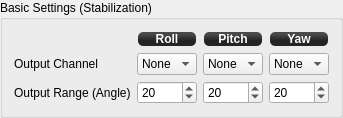
            <widget class="QGroupBox" name="groupBox_5">
             <property name="sizePolicy">
              <sizepolicy hsizetype="Preferred" vsizetype="Preferred">
               <horstretch>0</horstretch>
               <verstretch>0</verstretch>
              </sizepolicy>
             </property>
             <property name="minimumSize">
              <size>
               <width>0</width>
               <height>110</height>
              </size>
             </property>
             <property name="maximumSize">
              <size>
               <width>16777215</width>
               <height>16777215</height>
              </size>
             </property>
             <property name="title">
              <string>Basic Settings (Stabilization)</string>
             </property>
             <layout class="QGridLayout" name="gridLayout_9">
              <item row="2" column="3">
               <widget class="QSpinBox" name="yawOutputRange">
                <property name="focusPolicy">
                 <enum>Qt::StrongFocus</enum>
                </property>
                <property name="toolTip">
                 <string>Camera yaw angle for 100% output value, deg.

This value should be tuned for particular gimbal and servo. You also
have to define channel output range using Output configuration tab.</string>
                </property>
                <property name="maximum">
                 <number>180</number>
                </property>
                <property name="value">
                 <number>20</number>
                </property>
                <property name="objrelation" stdset="0">
                 <stringlist>
                  <string>objname:CameraStabSettings</string>
                  <string>fieldname:OutputRange</string>
                  <string>element:Yaw</string>
                  <string>haslimits:no</string>
                  <string>scale:1</string>
                  <string>buttongroup:1</string>
                 </stringlist>
                </property>
               </widget>
              </item>
              <item row="2" column="2">
               <widget class="QSpinBox" name="pitchOutputRange">
                <property name="focusPolicy">
                 <enum>Qt::StrongFocus</enum>
                </property>
                <property name="toolTip">
                 <string>Camera pitch angle for 100% output value, deg.

This value should be tuned for particular gimbal and servo. You also
have to define channel output range using Output configuration tab.</string>
                </property>
                <property name="maximum">
                 <number>180</number>
                </property>
                <property name="value">
                 <number>20</number>
                </property>
                <property name="objrelation" stdset="0">
                 <stringlist>
                  <string>objname:CameraStabSettings</string>
                  <string>fieldname:OutputRange</string>
                  <string>element:Pitch</string>
                  <string>haslimits:no</string>
                  <string>scale:1</string>
                  <string>buttongroup:1</string>
                 </stringlist>
                </property>
               </widget>
              </item>
              <item row="2" column="1">
               <widget class="QSpinBox" name="rollOutputRange">
                <property name="focusPolicy">
                 <enum>Qt::StrongFocus</enum>
                </property>
                <property name="toolTip">
                 <string>Camera roll angle for 100% output value, deg.

This value should be tuned for particular gimbal and servo. You also
have to define channel output range using Output configuration tab.</string>
                </property>
                <property name="maximum">
                 <number>180</number>
                </property>
                <property name="value">
                 <number>20</number>
                </property>
                <property name="objrelation" stdset="0">
                 <stringlist>
                  <string>objname:CameraStabSettings</string>
                  <string>fieldname:OutputRange</string>
                  <string>element:Roll</string>
                  <string>haslimits:no</string>
                  <string>scale:1</string>
                  <string>buttongroup:1</string>
                 </stringlist>
                </property>
               </widget>
              </item>
              <item row="1" column="3">
               <widget class="QComboBox" name="yawChannel">
                <property name="focusPolicy">
                 <enum>Qt::StrongFocus</enum>
                </property>
                <property name="toolTip">
                 <string>Yaw output channel for camera gimbal</string>
                </property>
                <item>
                 <property name="text">
                  <string>None</string>
                 </property>
                </item>
               </widget>
              </item>
              <item row="1" column="2">
               <widget class="QComboBox" name="pitchChannel">
                <property name="focusPolicy">
                 <enum>Qt::StrongFocus</enum>
                </property>
                <property name="toolTip">
                 <string>Pitch output channel for camera gimbal</string>
                </property>
                <item>
                 <property name="text">
                  <string>None</string>
                 </property>
                </item>
               </widget>
              </item>
              <item row="1" column="1">
               <widget class="QComboBox" name="rollChannel">
                <property name="focusPolicy">
                 <enum>Qt::StrongFocus</enum>
                </property>
                <property name="toolTip">
                 <string>Roll output channel for camera gimbal</string>
                </property>
                <item>
                 <property name="text">
                  <string>None</string>
                 </property>
                </item>
               </widget>
              </item>
              <item row="1" column="0">
               <widget class="QLabel" name="label_42">
                <property name="text">
                 <string>Output Channel</string>
                </property>
               </widget>
              </item>
              <item row="2" column="0">
               <widget class="QLabel" name="label_43">
                <property name="text">
                 <string>Output Range (Angle)</string>
                </property>
               </widget>
              </item>
              <item row="0" column="3">
               <widget class="QLabel" name="label_44">
                <property name="minimumSize">
                 <size>
                  <width>0</width>
                  <height>16</height>
                 </size>
                </property>
                <property name="maximumSize">
                 <size>
                  <width>16777215</width>
                  <height>16</height>
                 </size>
                </property>
                <property name="styleSheet">
                 <string notr="true">background-color: qlineargradient(spread:reflect, x1:0.507, y1:0, x2:0.507, y2:0.772, stop:0.208955 rgba(74, 74, 74, 255), stop:0.78607 rgba(36, 36, 36, 255));
color: rgb(255, 255, 255);
border-radius: 5;
font: bold 12px;
margin:1px;</string>
                </property>
                <property name="text">
                 <string>Yaw</string>
                </property>
                <property name="alignment">
                 <set>Qt::AlignCenter</set>
                </property>
               </widget>
              </item>
              <item row="0" column="2">
               <widget class="QLabel" name="label_45">
                <property name="minimumSize">
                 <size>
                  <width>0</width>
                  <height>16</height>
                 </size>
                </property>
                <property name="maximumSize">
                 <size>
                  <width>16777215</width>
                  <height>16</height>
                 </size>
                </property>
                <property name="styleSheet">
                 <string notr="true">background-color: qlineargradient(spread:reflect, x1:0.507, y1:0, x2:0.507, y2:0.772, stop:0.208955 rgba(74, 74, 74, 255), stop:0.78607 rgba(36, 36, 36, 255));
color: rgb(255, 255, 255);
border-radius: 5;
font: bold 12px;
margin:1px;</string>
                </property>
                <property name="text">
                 <string>Pitch</string>
                </property>
                <property name="alignment">
                 <set>Qt::AlignCenter</set>
                </property>
               </widget>
              </item>
              <item row="0" column="1">
               <widget class="QLabel" name="label_46">
                <property name="minimumSize">
                 <size>
                  <width>0</width>
                  <height>16</height>
                 </size>
                </property>
                <property name="maximumSize">
                 <size>
                  <width>16777215</width>
                  <height>16</height>
                 </size>
                </property>
                <property name="styleSheet">
                 <string notr="true">background-color: qlineargradient(spread:reflect, x1:0.507, y1:0, x2:0.507, y2:0.772, stop:0.208955 rgba(74, 74, 74, 255), stop:0.78607 rgba(36, 36, 36, 255));
color: rgb(255, 255, 255);
border-radius: 5;
font: bold 12px;
margin:1px;</string>
                </property>
                <property name="text">
                 <string>Roll</string>
                </property>
                <property name="alignment">
                 <set>Qt::AlignCenter</set>
                </property>
               </widget>
              </item>
             </layout>
            </widget>
